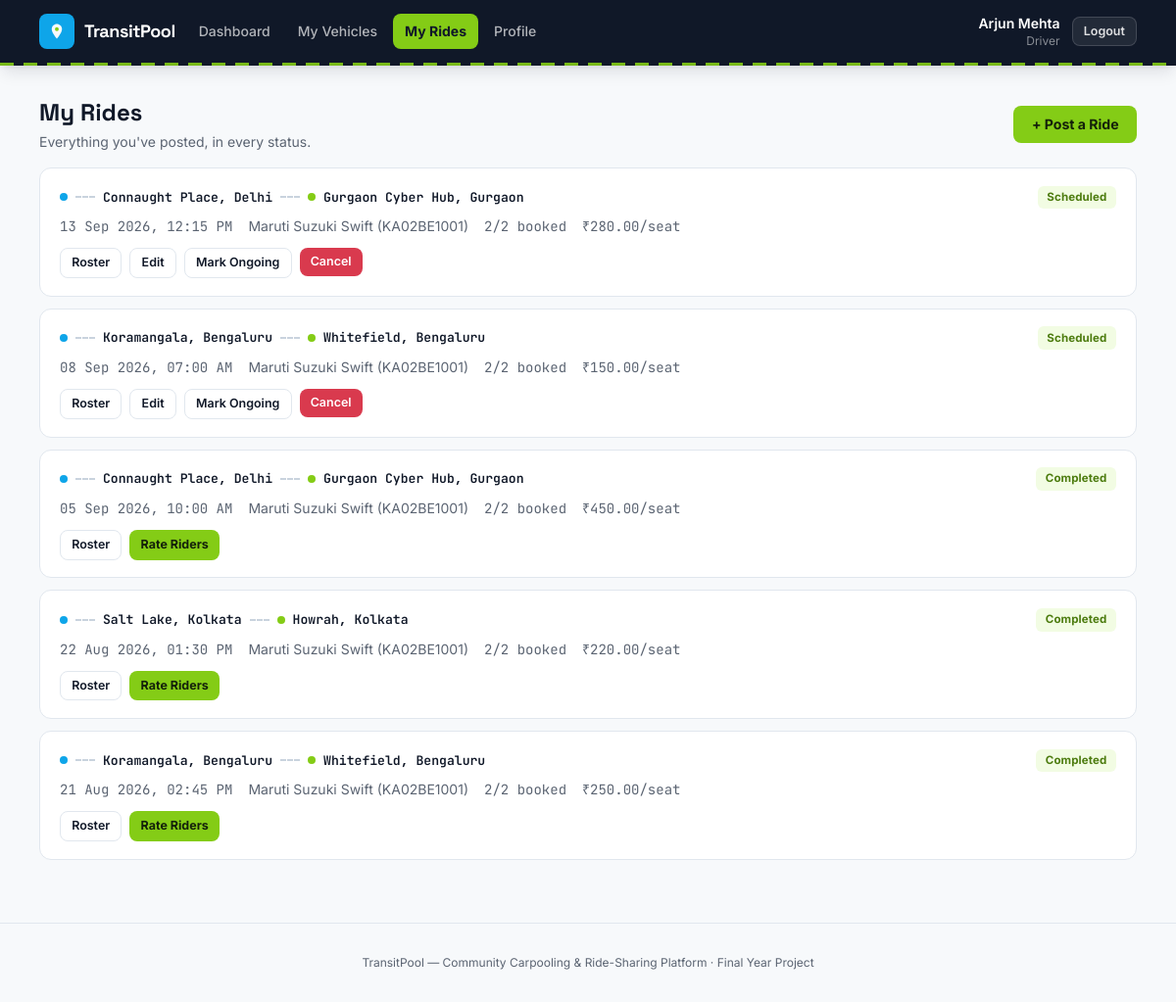
Page /index.php?route=driver/rides (signed in) on the committed database.
### tables this page shows
CREATE TABLE rides (
    id               INT UNSIGNED AUTO_INCREMENT PRIMARY KEY,
    driver_id        INT UNSIGNED NOT NULL,
    vehicle_id       INT UNSIGNED NOT NULL,
    origin           VARCHAR(120) NOT NULL,
    destination      VARCHAR(120) NOT NULL,
    departure_at     DATETIME NOT NULL,
    seats_total      TINYINT UNSIGNED NOT NULL,
    seats_available  TINYINT UNSIGNED NOT NULL,
    price_per_seat   DECIMAL(8,2) NOT NULL,
    notes            VARCHAR(255) NULL,
    status           ENUM('scheduled','ongoing','completed','cancelled') NOT NULL DEFAULT 'scheduled',
    created_at       TIMESTAMP NOT NULL DEFAULT CURRENT_TIMESTAMP,
    CONSTRAINT fk_rides_driver  FOREIGN KEY (driver_id)  REFERENCES users(id)    ON DELETE CASCADE,
    CONSTRAINT fk_rides_vehicle FOREIGN KEY (vehicle_id) REFERENCES vehicles(id) ON DELETE RESTRICT,
    INDEX idx_rides_driver (driver_id),
    INDEX idx_rides_search (status, departure_at),
    INDEX idx_rides_origin (origin),
    INDEX idx_rides_destination (destination)
);

CREATE TABLE vehicles (
    id            INT UNSIGNED AUTO_INCREMENT PRIMARY KEY,
    driver_id     INT UNSIGNED NOT NULL,
    make          VARCHAR(60)  NOT NULL,
    model         VARCHAR(60)  NOT NULL,
    color         VARCHAR(30)  NOT NULL,
    plate_number  VARCHAR(20)  NOT NULL UNIQUE,
    vehicle_type  ENUM('hatchback','sedan','suv','bike') NOT NULL,
    total_seats   TINYINT UNSIGNED NOT NULL,
    status        ENUM('active','inactive') NOT NULL DEFAULT 'active',
    created_at    TIMESTAMP NOT NULL DEFAULT CURRENT_TIMESTAMP,
    CONSTRAINT fk_vehicles_driver FOREIGN KEY (driver_id) REFERENCES users(id) ON DELETE CASCADE,
    INDEX idx_vehicles_driver (driver_id)
);

### app/controllers/DriverController.php (called while the page is built, shortened)
<?php
require_once __DIR__ . '/../models/Ride.php';
class DriverController
{
    public function rides(): void
    {
        $rides = Ride::forDriver(Auth::id());
        require __DIR__ . '/../views/driver/rides.php';
    }
}

### public/index.php (called while the page is built, shortened)
<?php
require_once __DIR__ . '/../core/helpers.php';
require_once __DIR__ . '/../core/Database.php';
require_once __DIR__ . '/../core/Auth.php';
require_once __DIR__ . '/../app/models/Ride.php';
require_once __DIR__ . '/../app/controllers/DriverController.php';
$router = new Router();
$router->get('login', fn() => (new AuthController())->showLogin());
$router->post('login', fn() => (new AuthController())->login());
$router->get('register', fn() => (new AuthController())->showRegister());
$router->post('register', fn() => (new AuthController())->register());
$router->post('logout', fn() => (new AuthController())->logout());
$router->get('admin/dashboard', fn() => (new AdminController())->dashboard());
$router->get('admin/users', fn() => (new AdminController())->users());
$router->post('admin/users/status', fn() => (new AdminController())->userStatus());
$router->get('admin/vehicles', fn() => (new AdminController())->vehicles());
$router->post('admin/vehicles/status', fn() => (new AdminController())->vehicleStatus());
$router->get('admin/rides', fn() => (new AdminController())->rides());
$router->get('admin/rides/show', fn() => (new AdminController())->rideShow());
$router->post('admin/rides/cancel', fn() => (new AdminController())->rideCancel());
$router->get('admin/bookings', fn() => (new AdminController())->bookings());
$router->get('admin/ratings', fn() => (new AdminController())->ratings());
$router->get('admin/reports', fn() => (new AdminController())->reports());
$router->post('admin/reports/resolve', fn() => (new AdminController())->reportResolve());
$router->get('driver/dashboard', fn() => (new DriverController())->dashboard());
$router->get('driver/vehicles', fn() => (new DriverController())->vehicles());
$router->get('driver/vehicles/new', fn() => (new DriverController())->vehicleNew());
$router->post('driver/vehicles/store', fn() => (new DriverController())->vehicleStore());
$router->get('driver/vehicles/edit', fn() => (new DriverController())->vehicleEdit());
$router->post('driver/vehicles/update', fn() => (new DriverController())->vehicleUpdate());
$router->post('driver/vehicles/deactivate', fn() => (new DriverController())->vehicleDeactivate());
$router->post('driver/vehicles/activate', fn() => (new DriverController())->vehicleActivate());
$router->get('driver/rides', fn() => (new DriverController())->rides());
$router->get('driver/rides/new', fn() => (new DriverController())->rideNew());
$router->post('driver/rides/store', fn() => (new DriverController())->rideStore());
$router->get('driver/rides/edit', fn() => (new DriverController())->rideEdit());
$router->post('driver/rides/update', fn() => (new DriverController())->rideUpdate());
$router->post('driver/rides/cancel', fn() => (new DriverController())->rideCancel());
$router->post('driver/rides/start', fn() => (new DriverController())->rideStart());
$router->post('driver/rides/complete', fn() => (new DriverController())->rideComplete());
$router->get('driver/rides/roster', fn() => (new DriverController())->roster());
$router->get('driver/rides/rate', fn() => (new DriverController())->rateRiders());
$router->post('driver/ratings/store', fn() => (new DriverController())->rateRiderStore());
$router->get('driver/profile', fn() => (new DriverController())->profile());
$router->get('rider/dashboard', fn() => (new RiderController())->dashboard());
$router->get('rider/search', fn() => (new RiderController())->search());
$router->get('rider/rides/show', fn() => (new RiderController())->rideShow());
$router->post('rider/bookings/store', fn() => (new RiderController())->bookingStore());
$router->get('rider/bookings', fn() => (new RiderController())->bookings());
$router->post('rider/bookings/cancel', fn() => (new RiderController())->bookingCancel());
$router->get('rider/rides/rate', fn() => (new RiderController())->rateDriver());
$router->post('rider/ratings/store', fn() => (new RiderController())->rateDriverStore());
$router->get('rider/profile', fn() => (new RiderController())->profile());
$router->get('reports/new', fn() => (new ReportController())->newForm());
$router->post('reports/store', fn() => (new ReportController())->store());
$route = $_GET['route'] ?? '';
$router->dispatch($_SERVER['REQUEST_METHOD'], $route);

### core/Router.php (called while the page is built, shortened)
<?php
class Router
{
    private array $routes = ['GET' => [], 'POST' => []];
    public function get(string $route, callable $handler): void
    {
        $this->routes['GET'][$route] = $handler;
    }
    public function post(string $route, callable $handler): void
    {
        $this->routes['POST'][$route] = $handler;
    }
    public function dispatch(string $method, string $route): void
    {
        $handler = $this->routes[$method][$route] ?? null;
        try {
            $handler();
        } catch (Throwable $e) {
            error_log($e->getMessage());
            http_response_code(500);
            require __DIR__ . '/../app/views/errors/500.php';
        }
    }
}

### core/Auth.php (called while the page is built, shortened)
<?php
require_once __DIR__ . '/Database.php';
class Auth
{
    public static function id(): ?int
    {
        return $_SESSION['user_id'] ?? null;
    }
}

### config/database.php (called while the page is built)
<?php
return [
    'host'     => '127.0.0.1',
    'port'     => 3306,
    'database' => 'carpooling_ride_sharing',
    'username' => 'root',
    'password' => '',
    'charset'  => 'utf8mb4',
];

### core/Database.php (called while the page is built)
<?php
class Database
{
    private static ?PDO $instance = null;
    public static function connect(): PDO
    {
        if (self::$instance === null) {
            $config = require __DIR__ . '/../config/database.php';
            $dsn = sprintf(
                'mysql:host=%s;port=%d;dbname=%s;charset=%s',
                $config['host'],
                $config['port'],
                $config['database'],
                $config['charset']
            );
            self::$instance = new PDO($dsn, $config['username'], $config['password'], [
                PDO::ATTR_ERRMODE            => PDO::ERRMODE_EXCEPTION,
                PDO::ATTR_DEFAULT_FETCH_MODE => PDO::FETCH_ASSOC,
                PDO::ATTR_EMULATE_PREPARES   => false,
            ]);
        }
        return self::$instance;
    }
}

### app/models/Ride.php (called while the page is built, shortened)
<?php
require_once __DIR__ . '/../../core/Database.php';
class Ride
{
    public static function forDriver(int $driverId): array
    {
        $stmt = Database::connect()->prepare(
            'SELECT r.*, v.make, v.model, v.plate_number
             FROM rides r JOIN vehicles v ON v.id = r.vehicle_id
             WHERE r.driver_id = ? ORDER BY r.departure_at DESC'
        );
        $stmt->execute([$driverId]);
        return $stmt->fetchAll();
    }
}

### core/helpers.php (called while the page is built, shortened)
<?php
function e(?string $value): string
{
    return htmlspecialchars($value ?? '', ENT_QUOTES, 'UTF-8');
}
function format_datetime(?string $datetime): string
{
    $ts = strtotime($datetime);
    return $ts === false ? '-' : date('d M Y, h:i A', $ts);
}
function money(float|string $amount): string
{
    return '₹' . number_format((float)$amount, 2);
}
function status_badge_class(string $status): string
{
    return match ($status) {
        'active', 'confirmed', 'completed', 'resolved', 'scheduled' => 'badge-lime',
        'ongoing' => 'badge-sky',
        'inactive', 'cancelled', 'dismissed' => 'badge-slate',
        'open' => 'badge-amber',
        default => 'badge-slate',
    };
}

### app/views/driver/rides.php (the view, shortened to what this page needs)
<?php $pageTitle = 'My Rides'; require __DIR__ . '/../partials/header.php'; require __DIR__ . '/../partials/navbar.php'; ?>
<main class="max-w-6xl mx-auto px-4 py-8">
    <div class="card-head">
        <div>
            <h1 class="font-display text-2xl font-bold">My Rides</h1>
            <p class="text-slateink text-sm mt-1">Everything you've posted, in every status.</p>
        </div>
        <a href="/index.php?route=driver/rides/new" class="btn-accent">+ Post a Ride</a>
    </div>
    <div class="space-y-3">
        <?php foreach ($rides as $r): ?>
            <div class="ride-card">
                <div class="card-head !mb-2">
                    <div class="route-strip">
                        <span class="route-dot"></span><span class="route-line"></span>
                        <span class="text-ink"><?= e($r['origin']) ?></span>
                        <span class="route-line"></span><span class="route-dot end"></span>
                        <span class="text-ink"><?= e($r['destination']) ?></span>
                    </div>
                    <span class="badge <?= status_badge_class($r['status']) ?>"><?= e(ucfirst($r['status'])) ?></span>
                </div>
                <div class="flex flex-wrap items-center gap-4 text-sm text-slateink mb-3">
                    <span class="font-mono-tab"><?= format_datetime($r['departure_at']) ?></span>
                    <span><?= e($r['make']) ?> <?= e($r['model']) ?> (<?= e($r['plate_number']) ?>)</span>
                    <span class="font-mono-tab"><?= (int)($r['seats_total'] - $r['seats_available']) ?>/<?= (int)$r['seats_total'] ?> booked</span>
                    <span class="font-mono-tab"><?= money($r['price_per_seat']) ?>/seat</span>
                </div>
                <div class="flex flex-wrap gap-2">
                    <a href="/index.php?route=driver/rides/roster&id=<?= (int)$r['id'] ?>" class="btn-secondary btn-sm">Roster</a>
                    <?php if ($r['status'] === 'scheduled'): ?>
                        <a href="/index.php?route=driver/rides/edit&id=<?= (int)$r['id'] ?>" class="btn-secondary btn-sm">Edit</a>
                        <form method="POST" action="/index.php?route=driver/rides/start">
                            <button type="submit" class="btn-secondary btn-sm">Mark Ongoing</button>
                        </form>
                        <form method="POST" action="/index.php?route=driver/rides/cancel" data-confirm="Cancel this ride? Confirmed bookings on it will be released.">
                            <button type="submit" class="btn-danger btn-sm">Cancel</button>
                        </form>
                    <?php endif; ?>
                    <?php if ($r['status'] === 'completed'): ?>
                        <a href="/index.php?route=driver/rides/rate&id=<?= (int)$r['id'] ?>" class="btn-accent btn-sm">Rate Riders</a>
                    <?php endif; ?>
                </div>
            </div>
        <?php endforeach; ?>
    </div>
</main>
<?php require __DIR__ . '/../partials/footer.php'; ?>

### public/assets/css/style.css (style rules this page uses)
* { box-sizing: border-box; }
h1, h2, h3, h4, .font-display { font-family: 'Space Grotesk', 'Inter', sans-serif; }
.font-mono-tab { font-family: 'JetBrains Mono', monospace; font-variant-numeric: tabular-nums; }
.route-strip { display: flex; align-items: center; gap: 0.5rem; font-family: 'JetBrains Mono', monospace; font-size: 0.82rem; font-weight: 600; }
.route-strip .route-dot { width: 8px; height: 8px; border-radius: 50%; background: #0EA5E9; flex-shrink: 0; }
.route-strip .route-dot.end { background: #84CC16; }
.route-strip .route-line { flex: 1; min-width: 1.25rem; height: 0; border-top: 2px dashed #C9D3DE; }
.card-head { display: flex; align-items: center; justify-content: space-between; gap: 1rem; margin-bottom: 1rem; flex-wrap: wrap; }
.btn-accent { background: #84CC16; color: #14210A; border-radius: 8px; padding: 0.55rem 1.15rem; font-weight: 700; font-size: 0.88rem; display: inline-flex; align-items: center; justify-content: center; gap: .4rem; border: none; cursor: pointer; }
.btn-secondary { background: #fff; color: #101828; border: 1px solid #E1E7EE; border-radius: 8px; padding: 0.55rem 1.15rem; font-weight: 600; font-size: 0.88rem; display: inline-flex; align-items: center; justify-content: center; gap: .4rem; cursor: pointer; }
.btn-danger { background: #D93A4E; color: #fff; border-radius: 8px; border: none; cursor: pointer; padding: 0.5rem 1rem; font-weight: 600; font-size: 0.82rem; }
.btn-sm { padding: 0.32rem 0.7rem; font-size: 0.78rem; }
.badge { display:inline-flex; align-items:center; padding: 0.2rem 0.6rem; border-radius: 6px; font-size: 0.72rem; font-weight: 700; letter-spacing: 0.01em; }
.badge-lime { background: #F2FCE3; color: #4D7C0F; }
.ride-card { background: #fff; border: 1px solid #E1E7EE; border-radius: 12px; padding: 1.1rem 1.25rem; transition: box-shadow .15s, border-color .15s; }

### rows in the picture
rides: origin "Connaught Place, Delhi", destination "Gurgaon Cyber Hub, Gurgaon", status "Scheduled", departure_at "13 Sep 2026, 12:15 PM", vehicle.make "Maruti Suzuki", vehicle.model "Swift", vehicle.plate_number "KA02BE1001", $r['seats_total']-$r['seats_available'] "2", seats_total "2", price_per_seat "₹280.00"
rides: origin "Koramangala, Bengaluru", destination "Whitefield, Bengaluru", status "Scheduled", departure_at "08 Sep 2026, 07:00 AM", vehicle.make "Maruti Suzuki", vehicle.model "Swift", vehicle.plate_number "KA02BE1001", $r['seats_total']-$r['seats_available'] "2", seats_total "2", price_per_seat "₹150.00"
rides: origin "Connaught Place, Delhi", destination "Gurgaon Cyber Hub, Gurgaon", status "Completed", departure_at "05 Sep 2026, 10:00 AM", vehicle.make "Maruti Suzuki", vehicle.model "Swift", vehicle.plate_number "KA02BE1001", $r['seats_total']-$r['seats_available'] "2", seats_total "2", price_per_seat "₹450.00"
rides: origin "Salt Lake, Kolkata", destination "Howrah, Kolkata", status "Completed", departure_at "22 Aug 2026, 01:30 PM", vehicle.make "Maruti Suzuki", vehicle.model "Swift", vehicle.plate_number "KA02BE1001", $r['seats_total']-$r['seats_available'] "2", seats_total "2", price_per_seat "₹220.00"
rides: origin "Koramangala, Bengaluru", destination "Whitefield, Bengaluru", status "Completed", departure_at "21 Aug 2026, 02:45 PM", vehicle.make "Maruti Suzuki", vehicle.model "Swift", vehicle.plate_number "KA02BE1001", $r['seats_total']-$r['seats_available'] "2", seats_total "2", price_per_seat "₹250.00"

### other values in the picture
$label "Dashboard"
$label "My Vehicles"
$label "My Rides"
$label "Profile"
Auth::name() "Arjun Mehta"
str_replace('_', ' ', $role ?? '') "Driver"
